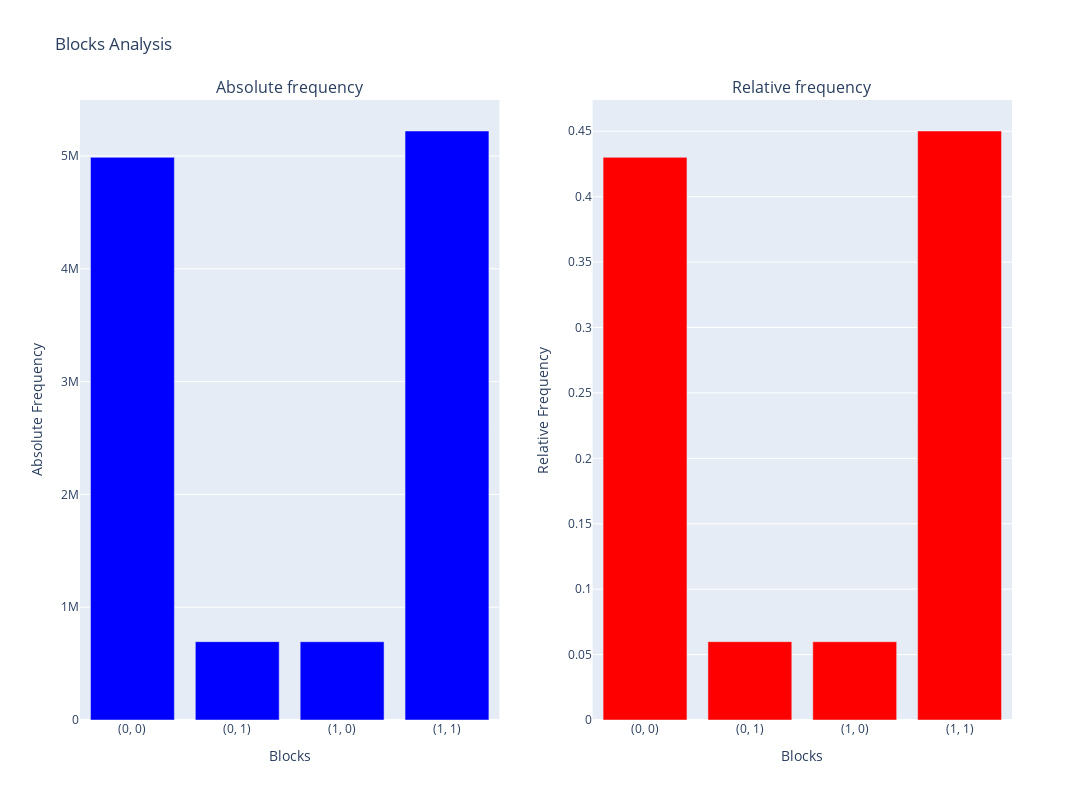

Notebook code cell kept with this figure:
### Markdown cell above
To better visualize the frequencies distributions, one can apply the function `plot_block_frequencies()` on the dataframe.

### Code cell
plot_block_frequencies(frequencies_df)

### Figure 1 — Plotly figure (JSON) as saved in the notebook; plotly's stock layout.template omitted (floating-point values rounded to 4 significant figures)
{"data": [{"marker": {"color": "blue"}, "name": "Absolute frequency", "type": "bar", "x": ["(0, 0)", "(0, 1)", "(1, 0)", "(1, 1)"], "xaxis": "x", "y": [4987751, 694530, 693941, 5221418], "yaxis": "y"}, {"marker": {"color": "red"}, "name": "Relative frequency", "type": "bar", "x": ["(0, 0)", "(0, 1)", "(1, 0)", "(1, 1)"], "xaxis": "x2", "y": [0.4301, 0.05989, 0.05983, 0.4502], "yaxis": "y2"}], "layout": {"annotations": [{"font": {"size": 16}, "showarrow": false, "text": "Absolute frequency", "x": 0.225, "xanchor": "center", "xref": "paper", "y": 1, "yanchor": "bottom", "yref": "paper"}, {"font": {"size": 16}, "showarrow": false, "text": "Relative frequency", "x": 0.775, "xanchor": "center", "xref": "paper", "y": 1, "yanchor": "bottom", "yref": "paper"}], "height": 800, "showlegend": false, "title": {"text": "Blocks Analysis"}, "width": 1500, "xaxis": {"anchor": "y", "domain": [0, 0.45], "title": {"text": "Blocks"}}, "xaxis2": {"anchor": "y2", "domain": [0.55, 1], "title": {"text": "Blocks"}}, "yaxis": {"anchor": "x", "domain": [0, 1], "title": {"text": "Absolute Frequency"}}, "yaxis2": {"anchor": "x2", "domain": [0, 1], "title": {"text": "Relative Frequency"}}}}
